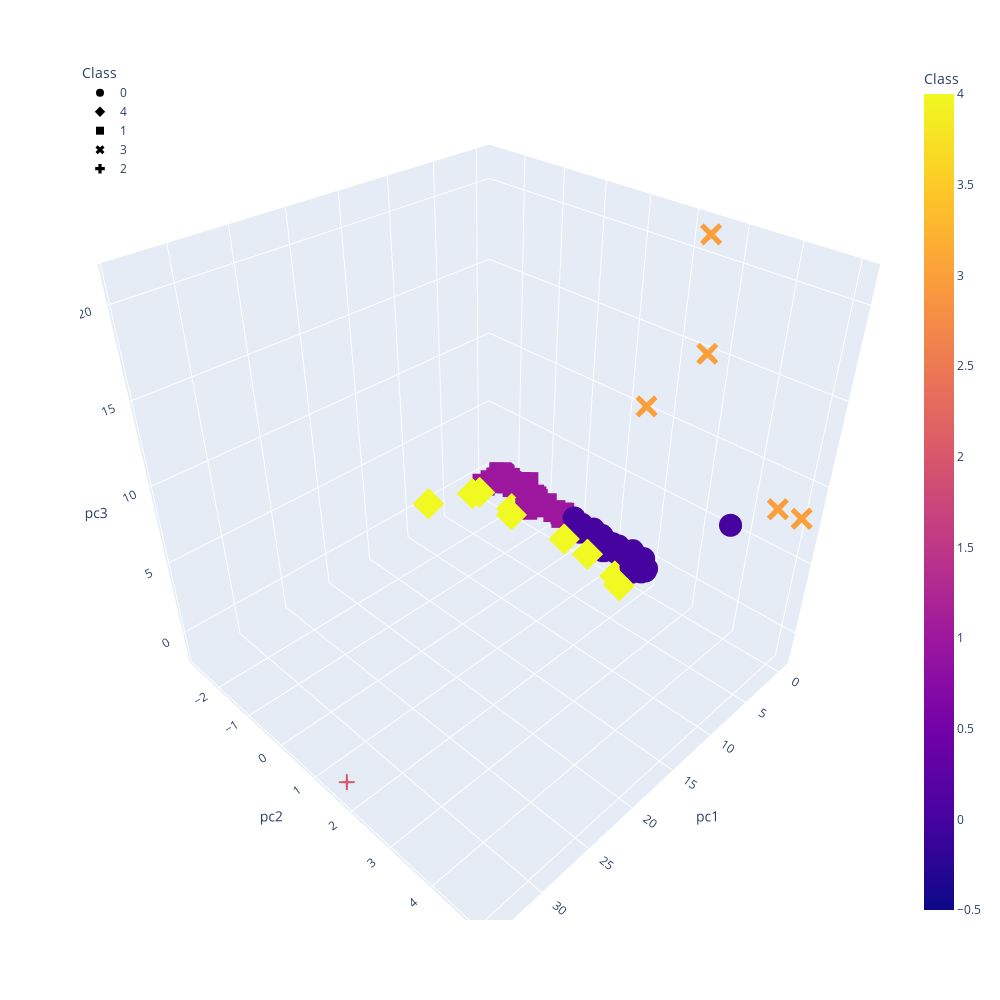

Source (notebook cell):
### Markdown cell above
### Deliverable 4: Visualizing Cryptocurrencies Results

#### 3D-Scatter with Clusters

### Code cell
# Creating a 3D-Scatter with the PCA data and the clusters
fig = px.scatter_3d(
    clustered_df,
    x='pc1',
    y='pc2',
    z='pc3',
    color='Class',
    symbol='Class',
    hover_name='CoinName',
    hover_data=['Algorithm'],
    width=1000,
    height=1000
)
fig.update_layout(legend=dict(x=0,y=1))
fig.show()

### Figure 1 — Plotly figure (JSON) as saved in the notebook; plotly's stock layout.template omitted (floating-point values rounded to 4 significant figures; data arrays with more than 128 entries replaced by an {"elided": "..."} marker saying what was removed)
{"data": [{"customdata": {"elided": "278x1 str values"}, "hovertemplate": "<b>%{hovertext}</b><br><br>Class=%{marker.color}<br>pc1=%{x}<br>pc2=%{y}<br>pc3=%{z}<br>Algorithm=%{customdata[0]}<extra></extra>", "hovertext": {"elided": "278 str values"}, "legendgroup": "0", "marker": {"color": {"elided": "278 int values"}, "coloraxis": "coloraxis", "symbol": "circle"}, "mode": "markers", "name": "0", "scene": "scene", "showlegend": true, "type": "scatter3d", "x": {"elided": "278 float values"}, "y": {"elided": "278 float values"}, "z": {"elided": "278 float values"}}, {"customdata": [["X13"], ["Scrypt"], ["CryptoNight"], ["DPoS"], ["Scrypt"], ["DPoS"], ["CryptoNight"], ["Semux BFT consensus"], ["Scrypt"], ["CryptoNight Heavy"], ["DPoS"], ["DPoS"], ["DPoS"], ["DPoS"], ["SHA-256"]], "hovertemplate": "<b>%{hovertext}</b><br><br>Class=%{marker.color}<br>pc1=%{x}<br>pc2=%{y}<br>pc3=%{z}<br>Algorithm=%{customdata[0]}<extra></extra>", "hovertext": ["EliteCoin", "MoonCoin", "ByteCoin", "ARK", "gCn Coin", "Lamden Tau", "TurtleCoin", "Semux", "Lynx", "Qwertycoin", "ALAX", "Lisk", "EOS", "Oxycoin", "ZEPHYR"], "legendgroup": "4", "marker": {"color": [4, 4, 4, 4, 4, 4, 4, 4, 4, 4, 4, 4, 4, 4, 4], "coloraxis": "coloraxis", "symbol": "diamond"}, "mode": "markers", "name": "4", "scene": "scene", "showlegend": true, "type": "scatter3d", "x": [2.313, 2.55, 3.87, 3.7, 3.238, 3.705, 8.056, 3.869, 2.209, 3.11, 3.717, 3.7, 3.71, 3.712, 2.471], "y": [1.594, -1.338, -2.283, 1.956, -1.195, 1.955, -2.722, 1.96, 0.1601, -2.229, 1.955, 1.956, 1.956, 1.956, 0.8645], "z": [-0.7432, -0.03034, 0.222, -0.322, -0.078, -0.3221, 0.1475, -0.1935, -0.2451, 0.1413, -0.3226, -0.322, -0.3224, -0.3224, -0.2014]}, {"customdata": {"elided": "233x1 str values"}, "hovertemplate": "<b>%{hovertext}</b><br><br>Class=%{marker.color}<br>pc1=%{x}<br>pc2=%{y}<br>pc3=%{z}<br>Algorithm=%{customdata[0]}<extra></extra>", "hovertext": {"elided": "233 str values"}, "legendgroup": "1", "marker": {"color": {"elided": "233 int values"}, "coloraxis": "coloraxis", "symbol": "square"}, "mode": "markers", "name": "1", "scene": "scene", "showlegend": true, "type": "scatter3d", "x": {"elided": "233 float values"}, "y": {"elided": "233 float values"}, "z": {"elided": "233 float values"}}, {"customdata": [["VeChainThor Authority"], ["SHA-256 + Hive"], ["Proof-of-Authority"], ["ECC 256K1"], ["Leased POS"]], "hovertemplate": "<b>%{hovertext}</b><br><br>Class=%{marker.color}<br>pc1=%{x}<br>pc2=%{y}<br>pc3=%{z}<br>Algorithm=%{customdata[0]}<extra></extra>", "hovertext": ["Vechain", "LitecoinCash", "Poa Network", "Acute Angle Cloud", "Waves"], "legendgroup": "3", "marker": {"color": [3, 3, 3, 3, 3], "coloraxis": "coloraxis", "symbol": "x"}, "mode": "markers", "name": "3", "scene": "scene", "showlegend": true, "type": "scatter3d", "x": [4.37, -0.3283, -0.3979, -0.3566, -0.375], "y": [2.283, 4.579, 2.7, 2.471, 5.047], "z": [12.67, 7.956, 15.0, 21.25, 8.046]}, {"customdata": [["TRC10"]], "hovertemplate": "<b>%{hovertext}</b><br><br>Class=%{marker.color}<br>pc1=%{x}<br>pc2=%{y}<br>pc3=%{z}<br>Algorithm=%{customdata[0]}<extra></extra>", "hovertext": ["BitTorrent"], "legendgroup": "2", "marker": {"color": [2], "coloraxis": "coloraxis", "symbol": "cross"}, "mode": "markers", "name": "2", "scene": "scene", "showlegend": true, "type": "scatter3d", "x": [34.08], "y": [1.631], "z": [-1.595]}], "layout": {"coloraxis": {"colorbar": {"title": {"text": "Class"}}, "colorscale": [[0, "#0d0887"], [0.1111, "#46039f"], [0.2222, "#7201a8"], [0.3333, "#9c179e"], [0.4444, "#bd3786"], [0.5556, "#d8576b"], [0.6667, "#ed7953"], [0.7778, "#fb9f3a"], [0.8889, "#fdca26"], [1, "#f0f921"]]}, "height": 1000, "legend": {"title": {"text": "Class"}, "tracegroupgap": 0, "x": 0, "y": 1}, "margin": {"t": 60}, "scene": {"domain": {"x": [0, 1], "y": [0, 1]}, "xaxis": {"title": {"text": "pc1"}}, "yaxis": {"title": {"text": "pc2"}}, "zaxis": {"title": {"text": "pc3"}}}, "width": 1000}}
